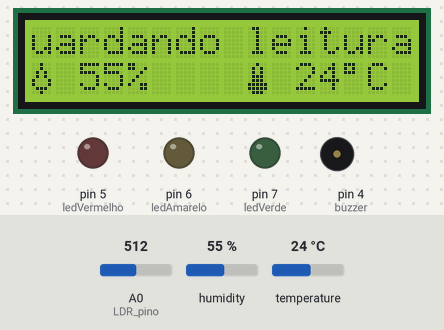
A sketch run on a simulated Arduino Uno, built with avr-gcc and run on an emulated ATmega328P. Shown: 16×2 character LCD, output pins drawn as LEDs (lit = HIGH), buzzer (waves = sounding, pin HIGH). The inputs (shaded band) are chosen by the test bench; at power-on: humidity 55 %, A0 (LDR_pino) = 512, temperature 24 °C. What the sketch prints to the serial monitor is not drawn.

Above: at 1.2 s.
1.3 s: humidity set to 26 %
At 1.37 s:
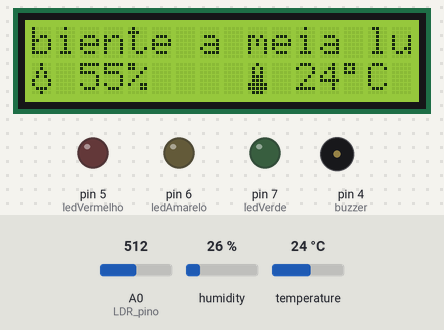
At 5.14 s:
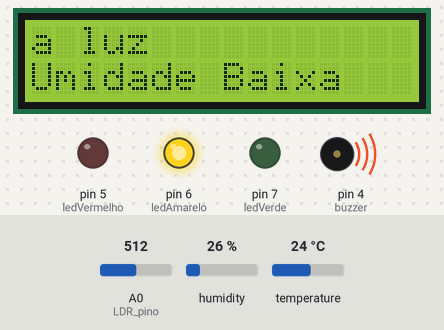
5.2 s: humidity set to 23 %
At 5.75 s:
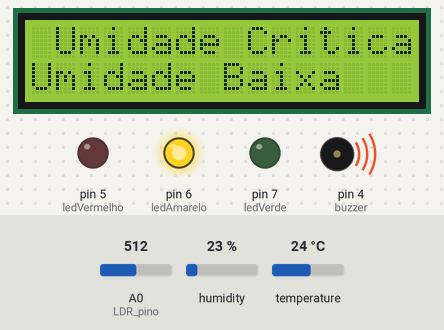
7.1 s: A0 (LDR_pino) set to 232
13.3 s: A0 (LDR_pino) set to 216
15.3 s: humidity set to 71 %
17.3 s: A0 (LDR_pino) set to 306
At 18.74 s:
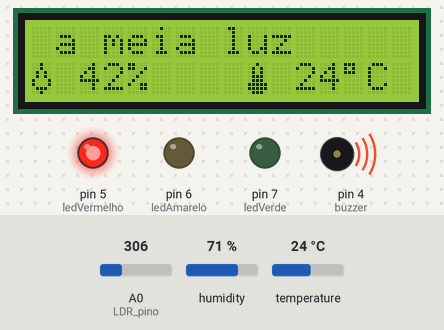
Timing chart, 0 to 21.9 s (numbered marks = the images above; inputs shaded):
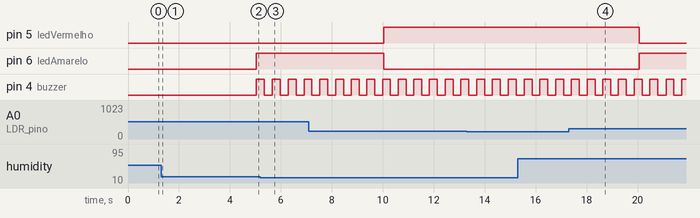

The sketch:

code.ino
```cpp
#include <LiquidCrystal_I2C.h>
#include <DHT.h>

const int ledVerde = 7;
const int ledAmarelo = 6;
const int ledVermelho = 5;
const int buzzer = 4;
const int LDR_pino = A0;

// Definindo o DHT22 no pino A1
const int DHT_pino = A1;
#define DHTTYPE DHT22
DHT dht(DHT_pino, DHTTYPE);

unsigned long tempoAnterior = 0;
const long intervalo = 5000;

int pos = 0;
unsigned long tempoAnteriorCarrossel = 0;

unsigned long tempoAnteriorLinha2 = 0;
const long intervaloLinha2 = 3000;
int telaAtualLinha2 = 0;

unsigned long tempoAnteriorMedia = 0;
const long intervaloMedia = 1000;

// ===== CONTROLE DO BUZZER INTERMITENTE =====
unsigned long tempoAnteriorBuzzer = 0;
const long intervaloBuzzer = 300; // tempo entre liga/desliga do buzzer
bool estadoBuzzer = false;
bool buzzerIntermitente = false;

LiquidCrystal_I2C lcd(0x27, 16, 2);

// ===== MÉDIA DAS ÚLTIMAS 5 MEDIDAS =====
const int NUM_MEDIDAS = 5;

float historicoUmidade[NUM_MEDIDAS];
float historicoTemperatura[NUM_MEDIDAS];
int historicoLDR[NUM_MEDIDAS];

int indiceMedida = 0;
int totalMedidas = 0;

// Variáveis que armazenam as MÉDIAS
float umidade_DHT = 0;
float temperatura_DHT = 0;
int leitura_LDR = 0;

byte gota[8] = {
  B00100,
  B00100,
  B01010,
  B01010,
  B10001,
  B10001,
  B01110,
  B00100
};

byte termometro[8] = {
  B00100,
  B01010,
  B01010,
  B01110,
  B01110,
  B11111,
  B11111,
  B01110
};

// Agora esta função controla apenas os LEDs
void EstadoLeds(bool verde, bool amarelo, bool vermelho) {
  digitalWrite(ledVerde, verde);
  digitalWrite(ledAmarelo, amarelo);
  digitalWrite(ledVermelho, vermelho);
}

// Função que faz o buzzer ficar intermitente
void AtualizarBuzzer() {
  unsigned long tempoAtual = millis();

  if (buzzerIntermitente) {
    if (tempoAtual - tempoAnteriorBuzzer >= intervaloBuzzer) {
      tempoAnteriorBuzzer = tempoAtual;

      estadoBuzzer = !estadoBuzzer;
      digitalWrite(buzzer, estadoBuzzer ? HIGH : LOW);
    }
  }
  else {
    estadoBuzzer = false;
    digitalWrite(buzzer, LOW);
  }
}

void EscreverLCD(String tx1) {
  const int intervalo_carrossel = 300;
  unsigned long tempoAtualCarrossel = millis();

  if (tempoAtualCarrossel - tempoAnteriorCarrossel >= intervalo_carrossel) {
    lcd.setCursor(0, 0);

    tempoAnteriorCarrossel = tempoAtualCarrossel;

    lcd.print(tx1.substring(pos, pos + 16));
    pos++;

    if (pos > tx1.length() - 16) {
      pos = 0;
    }
  }
}

// Função para calcular as médias das últimas medidas
void calcularMedias() {
  float somaUmidade = 0;
  float somaTemperatura = 0;
  int somaLDR = 0;

  for (int i = 0; i < totalMedidas; i++) {
    somaUmidade += historicoUmidade[i];
    somaTemperatura += historicoTemperatura[i];
    somaLDR += historicoLDR[i];
  }

  umidade_DHT = somaUmidade / totalMedidas;
  temperatura_DHT = somaTemperatura / totalMedidas;
  leitura_LDR = somaLDR / totalMedidas;
}

void AtualizarAlertas() {
  if (leitura_LDR >= 800 || umidade_DHT < 40 || umidade_DHT > 70) {
    Serial.println("Estado: PERIGO CRITICO");

    EstadoLeds(false, false, true);     // vermelho
    buzzerIntermitente = true;          // buzzer piscando/tocando intermitente
  }
  else if (leitura_LDR >= 500 || temperatura_DHT < 10 || temperatura_DHT > 15) {
    Serial.println("Estado: ALERTA");

    EstadoLeds(false, true, false);     // amarelo

    // Buzzer só toca no alerta se for problema de temperatura
    if (temperatura_DHT < 10 || temperatura_DHT > 15) {
      buzzerIntermitente = true;
    } else {
      buzzerIntermitente = false;
    }
  }
  else {
    Serial.println("Estado: OK");

    EstadoLeds(true, false, false);     // verde
    buzzerIntermitente = false;         // buzzer desligado
  }
}

void setup()
{
  Serial.begin(9600);
  pinMode(LDR_pino, INPUT);

  dht.begin();

  pinMode(ledVerde, OUTPUT);
  pinMode(ledAmarelo, OUTPUT);
  pinMode(ledVermelho, OUTPUT);
  pinMode(buzzer, OUTPUT);

  digitalWrite(buzzer, LOW);

  lcd.init();
  lcd.backlight();

  EscreverLCD("Vinharia Agnello      ");

  lcd.createChar(1, gota);
  lcd.createChar(2, termometro);
}

void loop()
{
  unsigned long tempoAtual = millis();

  // O buzzer precisa ser atualizado sempre,
  // fora dos blocos de 5 segundos.
  AtualizarBuzzer();

  // === BLOCO 1: LEITURA E CÁLCULO DA MÉDIA ===
  if (tempoAtual - tempoAnteriorMedia >= intervaloMedia) {
    tempoAnteriorMedia = tempoAtual;

    int leitura_LDR_atual = 1023 - analogRead(LDR_pino);
    float umidade_atual = dht.readHumidity();
    float temperatura_atual = dht.readTemperature();

    if (isnan(umidade_atual) || isnan(temperatura_atual)) {
      Serial.println("Falha ao ler o DHT22! Medida ignorada.");
    }
    else {
      historicoLDR[indiceMedida] = leitura_LDR_atual;
      historicoUmidade[indiceMedida] = umidade_atual;
      historicoTemperatura[indiceMedida] = temperatura_atual;

      indiceMedida++;

      if (indiceMedida >= NUM_MEDIDAS) {
        indiceMedida = 0;
      }

      if (totalMedidas < NUM_MEDIDAS) {
        totalMedidas++;
      }

      calcularMedias();
    }
  }

  // Se ainda não houver nenhuma medida válida, não atualiza nada
  if (totalMedidas == 0) {
    EscreverLCD("Aguardando leitura                ");
    return;
  }

  // === BLOCO 2: ALERTAS E LEDS A CADA 5 SEGUNDOS ===
  if (tempoAtual - tempoAnterior >= intervalo) {
    tempoAnterior = tempoAtual;

    Serial.print("Media Umidade: ");
    Serial.print(umidade_DHT);
    Serial.print("% | Media Temp: ");
    Serial.print(temperatura_DHT);
    Serial.print("°C | Media Luz: ");
    Serial.println(leitura_LDR);

    AtualizarAlertas();
  }

  // === BLOCO 3: CARROSSEL DA LINHA 1 ===
  if (leitura_LDR > 800 || umidade_DHT < 40 || umidade_DHT > 70) {
    if (leitura_LDR >= 800) {
      EscreverLCD(" Ambiente muito claro                ");
    } else {
      EscreverLCD(" Umidade Critica          ");
    }
  }
  else if (leitura_LDR > 500 || temperatura_DHT < 10 || temperatura_DHT > 15) {
    if (leitura_LDR >= 500) {
      EscreverLCD(" Ambiente a meia luz                ");
    } else {
      EscreverLCD(" Temperatura Critica          ");
    }
  }
  else {
    EscreverLCD(" Sistema Operando OK                ");
  }

  // === BLOCO 4: CRONÔMETRO DA LINHA 2 ===
  if (tempoAtual - tempoAnteriorLinha2 >= intervaloLinha2) {
    tempoAnteriorLinha2 = tempoAtual;
    telaAtualLinha2++;

    if (telaAtualLinha2 > 2) {
      telaAtualLinha2 = 0;
    }

    lcd.setCursor(0, 1);
    lcd.print("                ");
  }

  // === BLOCO 5: RENDERIZAÇÃO DA LINHA 2 ===
  if (telaAtualLinha2 == 0) {
    lcd.setCursor(0, 1);
    lcd.write(byte(1));
    lcd.print(" ");
    lcd.print(int(umidade_DHT));
    lcd.print("% ");

    lcd.setCursor(9, 1);
    lcd.write(byte(2));
    lcd.print(" ");
    lcd.print(int(temperatura_DHT));
    lcd.print((char)223);
    lcd.print("C ");
  }
  else if (telaAtualLinha2 == 1) {
    lcd.setCursor(0, 1);

    if (umidade_DHT < 40) {
      lcd.print("Umidade Baixa   ");
    }
    else if (umidade_DHT > 70) {
      lcd.print("Umidade Alta    ");
    }
    else {
      lcd.print("Umidade OK      ");
    }
  }
  else if (telaAtualLinha2 == 2) {
    lcd.setCursor(0, 1);

    if (temperatura_DHT < 10) {
      lcd.print("Temp. Baixa     ");
    }
    else if (temperatura_DHT > 15) {
      lcd.print("Temp. Alta      ");
    }
    else {
      lcd.print("Temp. OK        ");
    }
  }
}
```

Measured:
- the behaviour switches between 25 and 24 % on humidity (found by bisection; images 2 and 3)
- after the input at 1.3 s, the display: first differs from a run without the input after 3.8 s (image 2)
- after the input at 17.3 s, pin 5 (ledVermelho): HIGH → LOW after 2.8 s; pin 6 (ledAmarelo): LOW → HIGH after 2.8 s; the display: first differs from a run without the input after 0.94 s (image 4 shows a later state)
- by itself, pin 4 (buzzer): alternates HIGH for 0.31 s and LOW for 0.31 s
